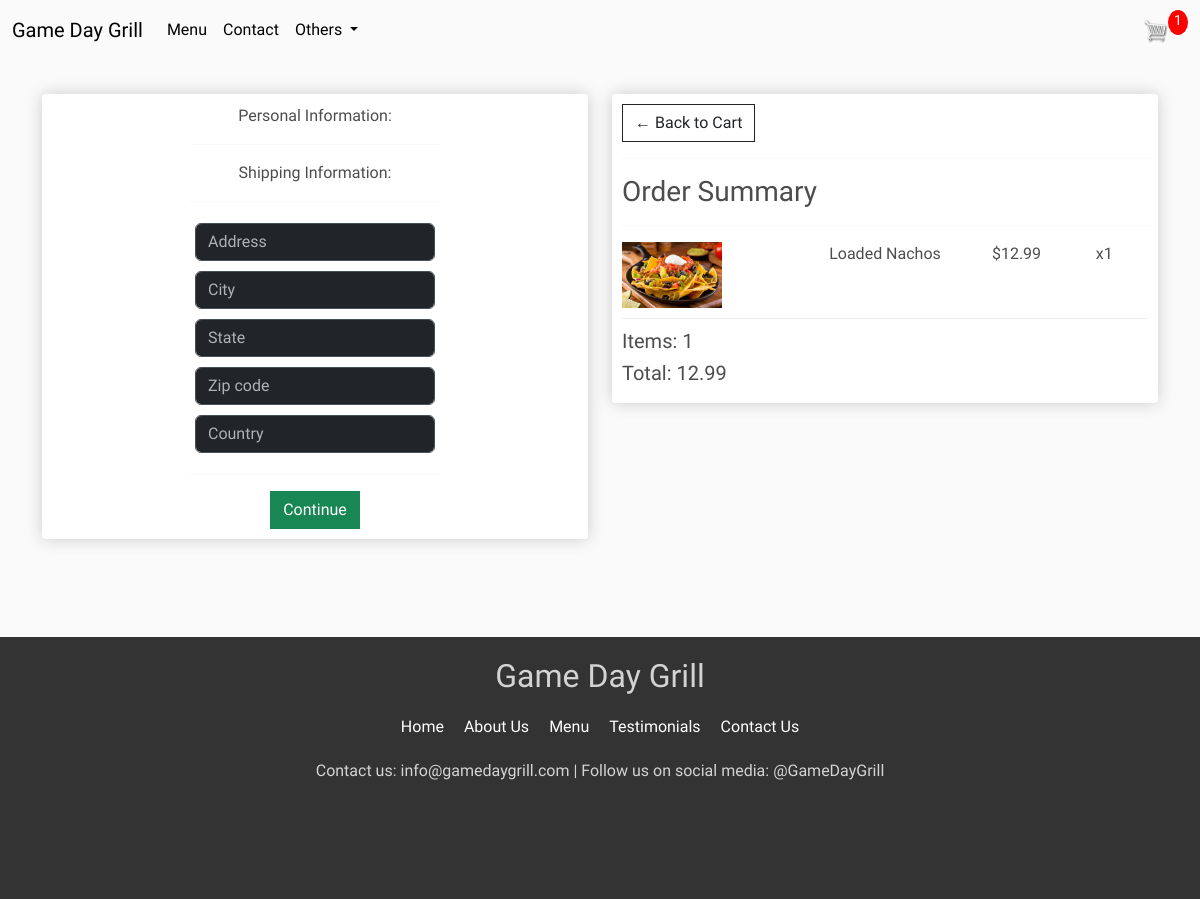
Before: /checkout/ (signed in) with the older database file.
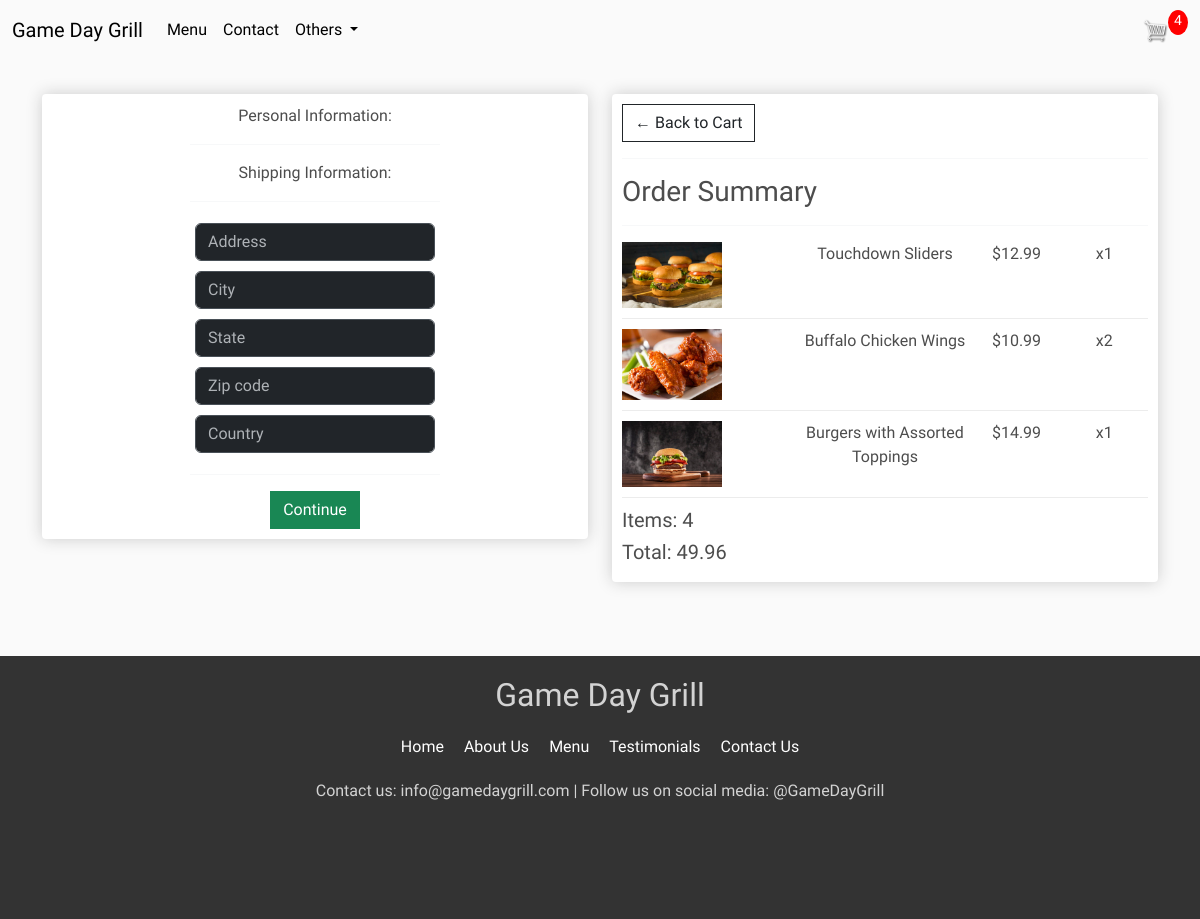
After: the same page with the newer database file.
### store/models.py (models this page shows, shortened)
class OrderItem(models.Model):
    product = models.ForeignKey(Product, on_delete=models.SET_NULL, blank=True, null=True)
    order = models.ForeignKey(Order, on_delete=models.SET_NULL, null=True)
    quantity = models.IntegerField(default=0, null=True, blank=True)
    date_added = models.DateTimeField(auto_now_add=True)
    @property
    def get_total(self):
        total = self.product.price * self.quantity
        return total

class Product(models.Model):
    name = models.CharField(max_length=100, null=True)
    price = models.DecimalField(max_digits=7, decimal_places=2)
    type = models.CharField(max_length=2, choices=PRODUCT_TYPES, null=True)
    image = models.ImageField(null=True, blank=True)
    description = models.CharField(max_length=1000, null=True, blank=True)
    @property
    def imageURL(self):
        try:
            url = self.image.url
        except:
            url = ''
        return url

class Order(models.Model):
    customer = models.ForeignKey(Customer, on_delete=models.SET_NULL, blank=True, null=True)
    date_ordered = models.DateTimeField(auto_now_add=True)
    complete = models.BooleanField(default=False)
    transaction_id = models.CharField(max_length=100, null=True)
    @property
    def shipping(self):
        shipping = False
        orderitems = self.orderitem_set.all()
        for order in orderitems:
            shipping = True
        return shipping
    @property
    def get_cart_total(self):
        orderitems = self.orderitem_set.all()
        total = sum([item.get_total for item in orderitems])
        return total
    @property
    def get_cart_items(self):
        orderitems = self.orderitem_set.all()
        total = sum([item.quantity for item in orderitems])
        return total

### store/views.py (the view)
# urls.py: path('checkout/', views.checkout, name='checkout'),
def checkout(request):
    data = cartData(request)
    cartItems = data['cartItems']
    order = data['order']
    items = data['items']
    context = {'items': items, 'order': order, 'cartItems': cartItems}
    return render(request, 'store/checkout.html', context)

### store/utils.py (called while the page is built)
def cartData(request):
    if request.user.is_authenticated:
        customer = request.user.customer
        order, created = Order.objects.get_or_create(customer=customer, complete=False)
        items = order.orderitem_set.all()
        cartItems = order.get_cart_items
    else:
        cookieData = cookieCart(request)
        cartItems = cookieData['cartItems']
        order = cookieData['order']
        items = cookieData['items']
    return {'cartItems':cartItems, 'order':order, 'items':items}

### store/templates/store/checkout.html (shortened to what this page needs)
{% extends 'store/main.html' %}
{% load static %}
{% block center %}
     <div class="row">
		<div class="col-lg-6">
			<div class="box-element" id="form-wrapper">
				<form id="form">
					<p>Personal Information:</p>
					<div id="shipping-info" >
						<hr>
						<p>Shipping Information:</p>
						<hr>
						<div class="form-field">
							<input class="form-control" type="text" name="address" placeholder="Address" required>
						</div>
						<div class="form-field">
							<input class="form-control" type="text" name="city" placeholder="City" required>
						</div>
						<div class="form-field">
							<input class="form-control" type="text" name="state" placeholder="State" required>
						</div>
						<div class="form-field">
							<input class="form-control" type="text" name="zipcode" placeholder="Zip code" required>
						</div>
						<div class="form-field">
							<input class="form-control" type="text" name="country" placeholder="Country" required>
						</div>
					</div>
					<hr>
					<input id="form-button" class="btn btn-success btn-block" type="submit" value="Continue">
				</form>
			</div>
			<br>
		</div>
		<div class="col-lg-6">
			<div class="box-element">
				<a  class="btn btn-outline-dark" href="{% url 'cart' %}">&#x2190; Back to Cart</a>
				<hr>
				<h3>Order Summary</h3>
				<hr>
				{% for item in items %}
					<div class="cart-row">
						<div style="flex:2"><img class="row-image" src="{{ item.product.imageURL }}"></div>
						<div style="flex:2"><p>{{ item.product.name }}</p></div>
						<div style="flex:1"><p>${{ item.product.price|floatformat:2 }}</p></div>
						<div style="flex:1"><p>x{{ item.quantity }}</p></div>
					</div>
				{% endfor %}
				<h5>Items: {{ order.get_cart_items }}</h5>
				<h5>Total: {{ order.get_cart_total|floatformat:2 }}</h5>
			</div>
		</div>
	</div>
{% endblock center %}

Changed rows visible on the page:
removed OrderItem: product.imageURL (picture), product.name "Loaded Nachos", product.price "12.99", quantity "1"
added OrderItem: product.imageURL (picture), product.name "Touchdown Sliders", product.price "12.99", quantity "1"
added OrderItem: product.imageURL (picture), product.name "Buffalo Chicken Wings", product.price "10.99", quantity "2"
added OrderItem: product.imageURL (picture), product.name "Burgers with Assorted Toppings", product.price "14.99", quantity "1"
changed Order: get_cart_items "1" → "4"; get_cart_total "12.99" → "49.96"
Other visible differences:
{{ cartItems }}: "1" → "4"
